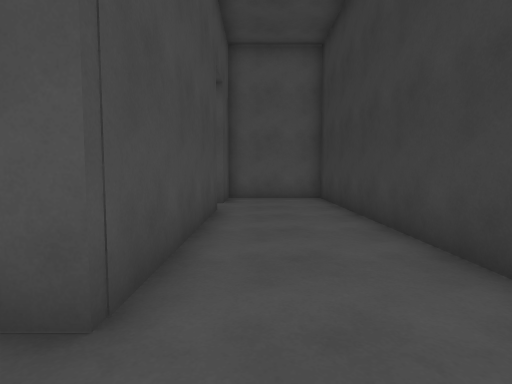
view 1 (above)

24 first-person views from a walk through a scene from a Unity 3-D project. The camera is 1.2 m above the floor, tilts 4° down and sees 80° across. The floor is counted in squares, 1.12 m on a side. Each view is taken from the middle of a square. On the plan, view 1 faces up. The plan holds only what a view shows up to about 13 squares ahead; the rest is blank. The place goes on beyond the plan. The player character is not drawn.

view 2
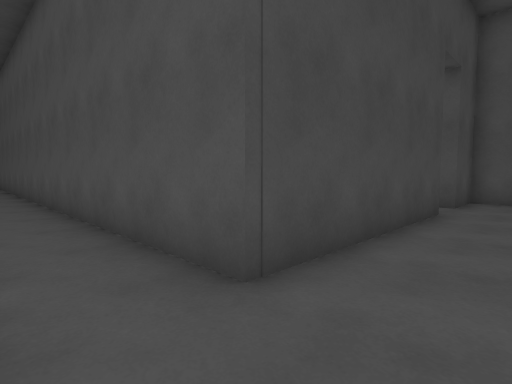

view 3
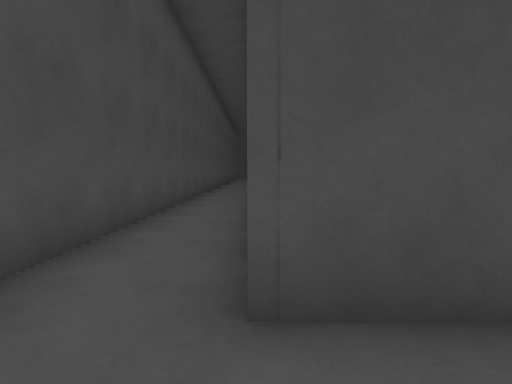

view 4
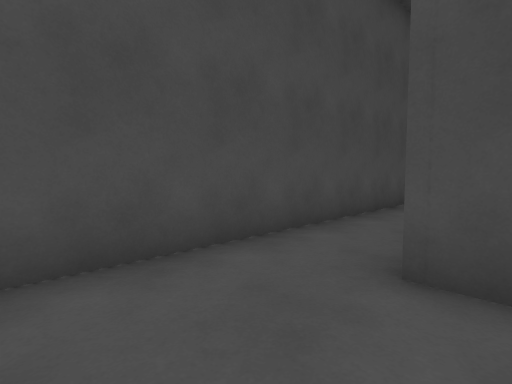

view 5
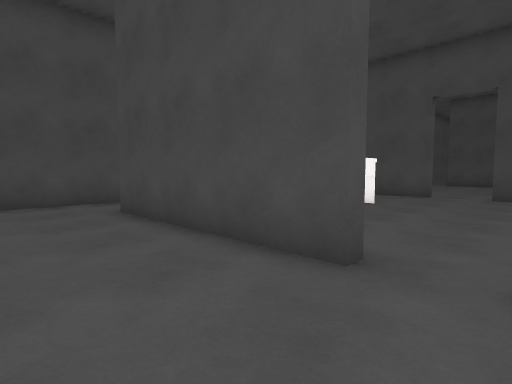

view 6
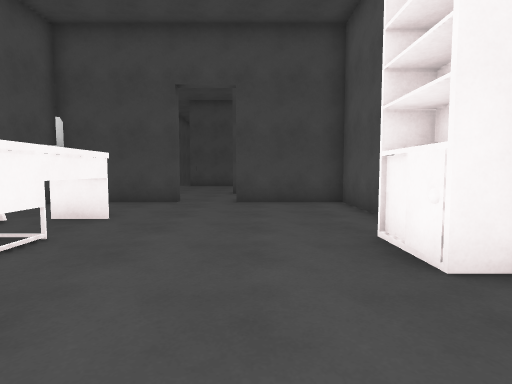

view 7
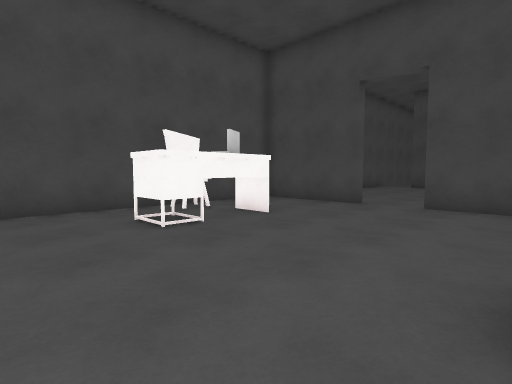

view 8
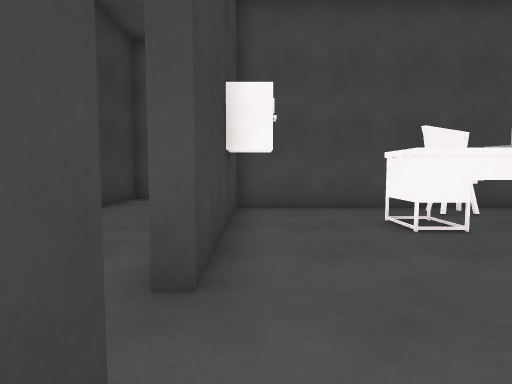

view 9
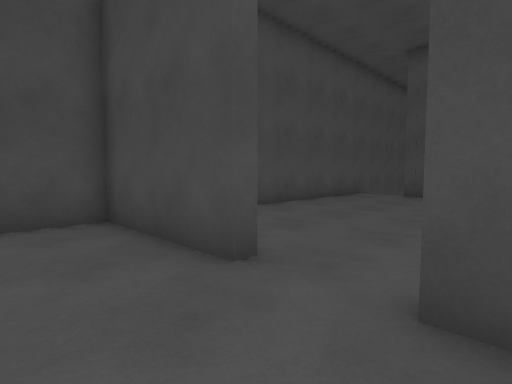

view 10
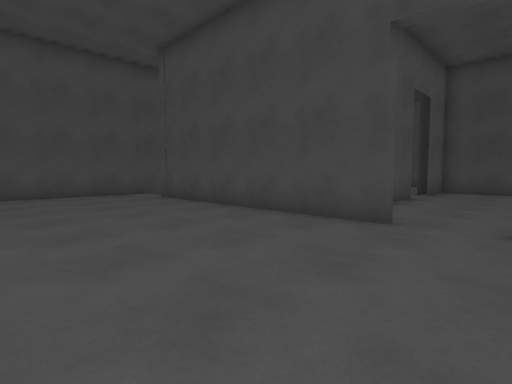

view 11
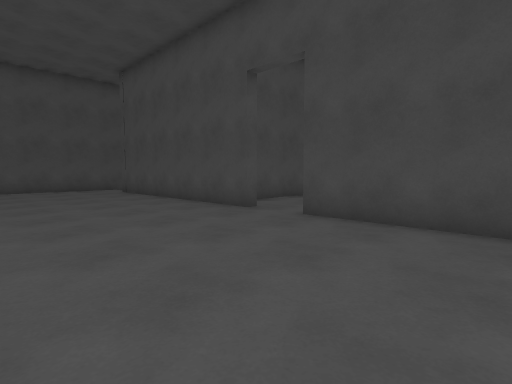

view 12
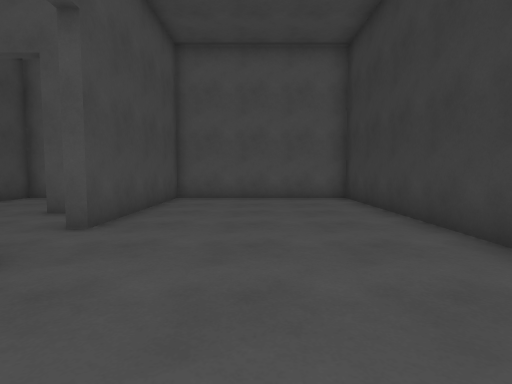

view 13
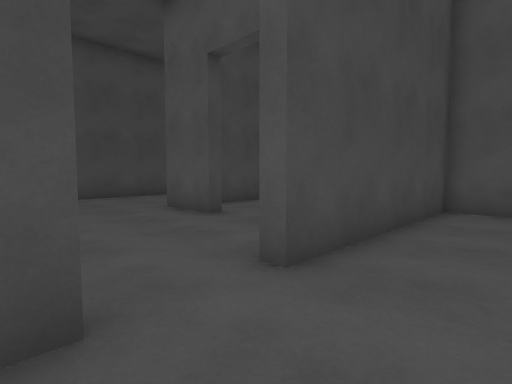

view 14
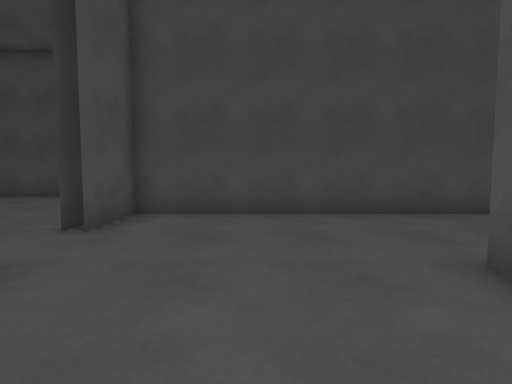

view 15
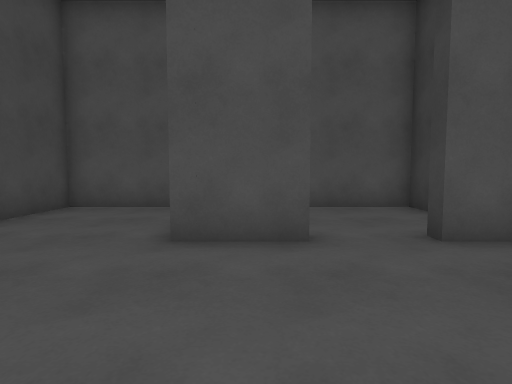

view 16
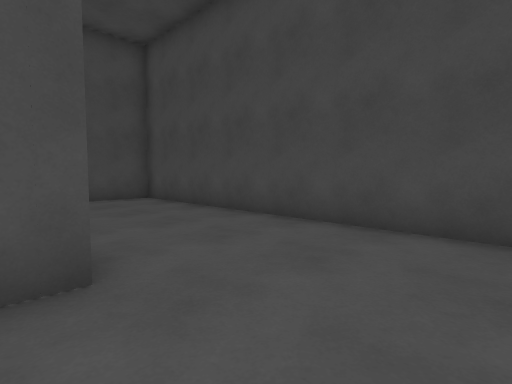

view 17
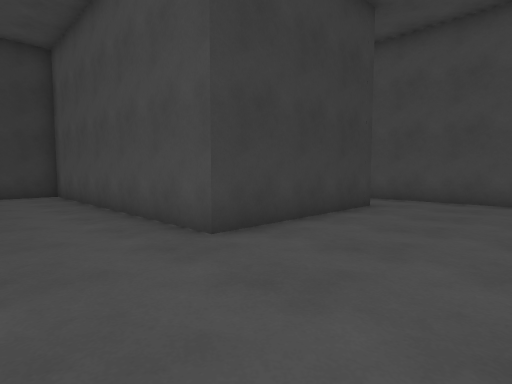

view 18
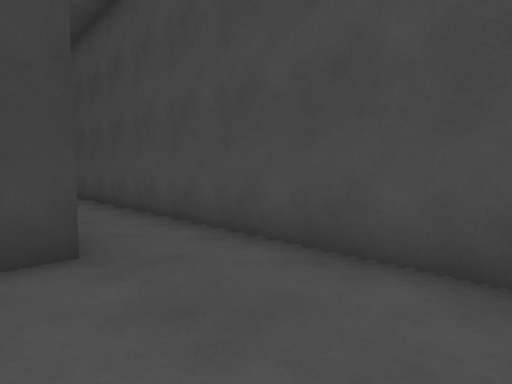

view 19
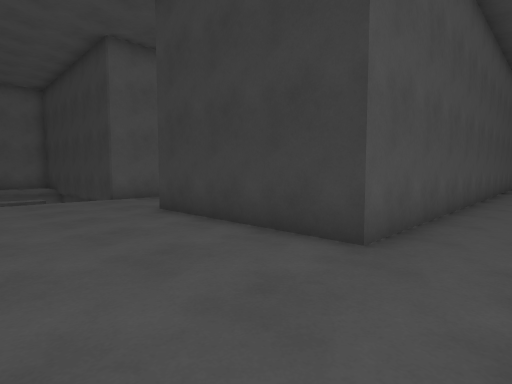

view 20
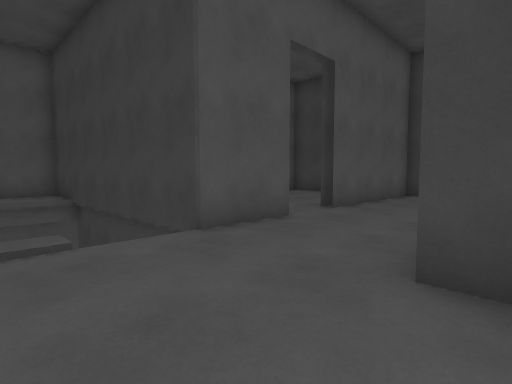

view 21
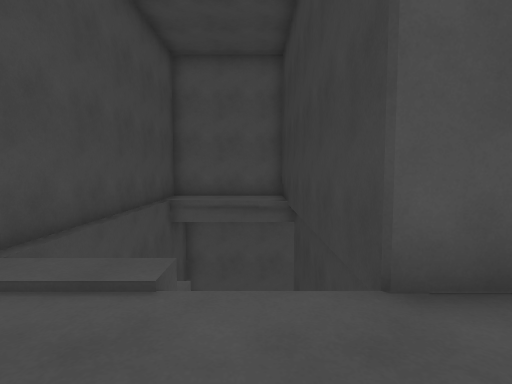

view 22
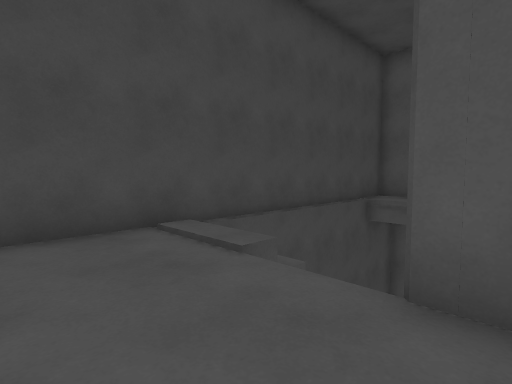

view 23
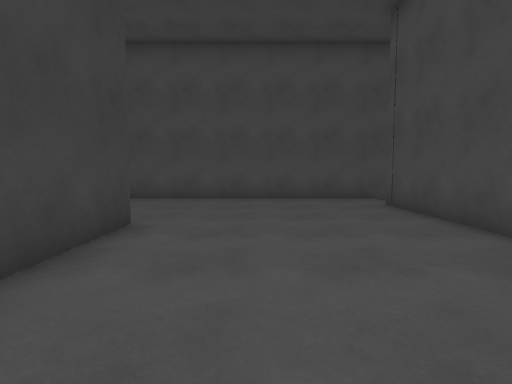

view 24
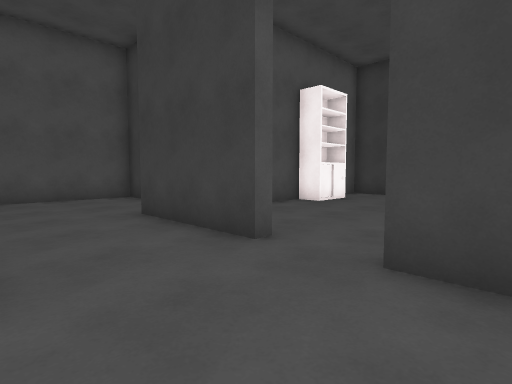

### Floor plan
Points are (right, up) in squares from view 1. A wall is a line through its corners. A room is listed if a view was taken in it or the views show most of it. See-through windows are left out.
Room 1 (views 1, 2, 3, 4, 5, 6, 16, 17, 18, 19, 20, 21, 22)
walls: (-27.6, 11.9) (-28.4, 11.9); (-20.5, 1.9) (-32.9, 1.9) (-32.9, 7.9) (-22.5, 7.9) (-22.5, 11.6) (-28.4, 11.6); (-30.2, 11.6) (-32.9, 11.6) (-32.9, 21.9) (-37.5, 21.9) (-37.5, 19.5); (-12.1, -0.5) (2.5, -0.5) (2.5, 11.9) (-1.1, 11.9) (-1.1, 10) (-1.5, 10); (-37.5, 12.5) (-37.5, -0.5) (-23.4, -0.5); (-1.5, 8.4) (-1.1, 8.4) (-1.1, 1.9) (-15.5, 1.9)
ways out: opening at (-1, 9) to room 2; opening at (-29.5, 12) to room 4
Room 2 (views 7, 8, 9)
walls: (-6.5, 2.3) (-1.5, 2.3) (-1.5, 8.4); (-11.7, 6.3) (-11.3, 6.3) (-11.3, 2.3) (-8.1, 2.3); (-4.1, 11.6) (-4.1, 11) (-5.9, 11) (-5.9, 11.9) (-11.3, 11.9) (-11.3, 8.3); (-1.5, 10) (-1.5, 10.5)
ways out: opening at (-1, 9) to room 1; opening at (-12, 7.5) to room 5
objects: other object (-8, 5); other object (-7, 3) to (-7, 4); other object (-7, 5); other object (-6, 5) to (-5, 5); other object (-2, 5)
Room 3 (views 10, 11, 12, 13, 23, 24)
walls: (-15.5, 7.9) (-15.5, 11.1); (-22.1, 13.6) (-22.1, 4.4); (-15.5, 14.1) (-15.5, 21.9) (-22.1, 21.9) (-22.1, 15.5); (-23, 2.3) (-13.1, 2.3); (-11.7, 5.2) (-11.7, 6.3)
ways out: opening at (-22, 14.5) to room 4; opening at (-13.5, 7.5) to room 5
Room 4 (views 14, 15)
walls: (-26.2, 17.5) (-28.4, 17.5); (-28.4, 12) (-24, 12); (-23.1, 17.5) (-24.2, 17.5); (-31, 11.6) (-30.2, 11.6); (-22.1, 15.5) (-22.5, 15.5); (-22.5, 13.6) (-22.1, 13.6); (-29.5, 21.9) (-32.5, 21.9) (-32.5, 12) (-30.2, 12)
ways out: opening at (-29.5, 12) to room 1; opening at (-22, 14.5) to room 3; opening at (-25.5, 18) to room 6
Room 5 (no view inside)
walls: (-9.9, 16.2) (-9.9, 17.3) (-14, 17.3); (-11.3, 8.3) (-11.7, 8.3) (-11.7, 12.4)
ways out: opening at (-12, 7.5) to room 2; opening at (-13.5, 7.5) to room 3
Room 6 (no view inside)
walls: (-26.2, 18) (-26.2, 17.5); (-24.2, 17.5) (-24.2, 18); (-22.5, 20.9) (-22.5, 21.9) (-25.5, 21.9); (-27.1, 21.9) (-27.9, 21.9) (-27.9, 19.2)
ways out: opening at (-25.5, 18) to room 4

Where each view was taken, in squares from view 1:
view 1: 0 up, 0 right, facing up
view 2: 0 up, 1 right, facing up-left
view 3: 2 up, 1 right, facing left
view 4: 3 up, 2 right, facing down-left
view 5: 10 up, 2 right, facing down-left
view 6: 9 up, 1 left, facing left
view 7: 11 up, 2 left, facing down-left
view 8: 11 up, 2 left, facing down
view 9: 9 up, 9 left, facing down-left
view 10: 16 up, 16 left, facing down-left
view 11: 20 up, 16 left, facing down-left
view 12: 10 up, 19 left, facing up
view 13: 13 up, 20 left, facing up-left
view 14: 15 up, 25 left, facing left
view 15: 13 up, 27 left, facing up
view 16: 11 up, 32 left, facing down-left
view 17: 11 up, 37 left, facing down-right
view 18: 3 up, 37 left, facing down-right
view 19: 0 up, 37 left, facing up-right
view 20: 7 up, 36 left, facing up-right
view 21: 9 up, 34 left, facing up
view 22: 9 up, 32 left, facing up-left
view 23: 14 up, 18 left, facing down
view 24: 5 up, 15 left, facing up-right
